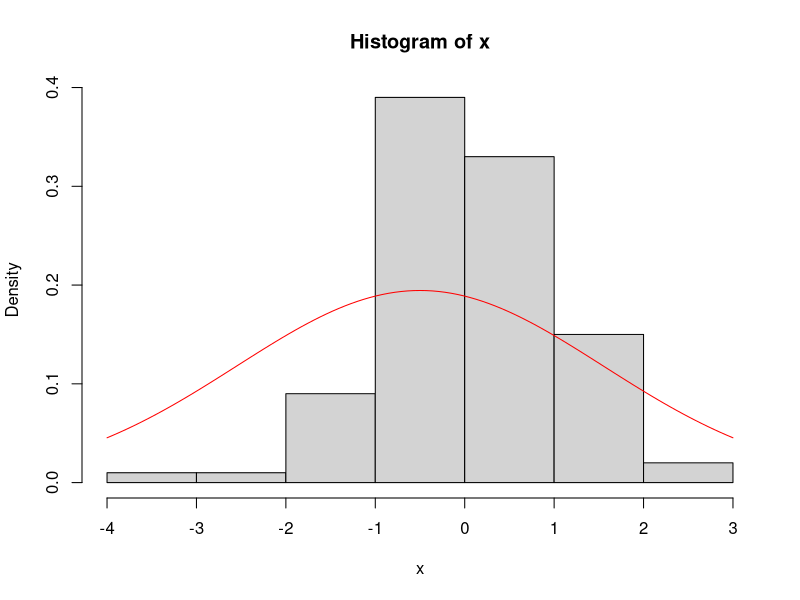

This chart was generated by the following R code:
## ---- chunk 1
x<-rnorm(100)
head(x)
hist(x,prob=TRUE)
curve(dnorm(x,mean=mean(x),sd=sd(x)),add=TRUE,col="red")
